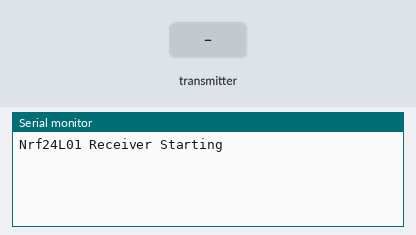
Bench run of a sketch on a simulated Arduino Uno, built with avr-gcc and run on an emulated ATmega328P. On the bench: the last lines printed to the serial monitor. The test bench sets the inputs (shaded band). No radio packets arrive unless stated.

Above: at 2.2 s.
2.3 s: the transmitter starts sending str.0 = 0
At 2.37 s:
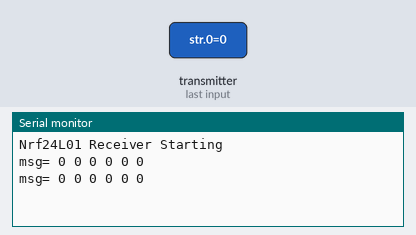
4.2 s: the transmitter starts sending str.1 = 256
At 4.27 s:
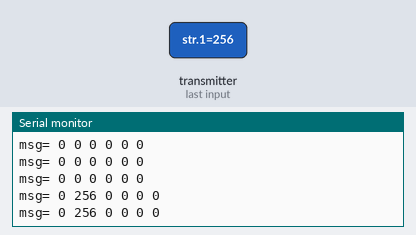
5.7 s: the transmitter starts sending str.2 = 1023
At 5.77 s:
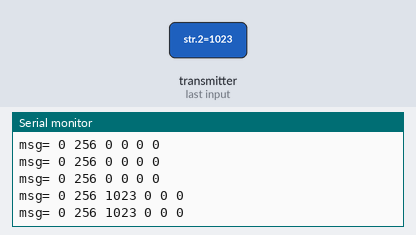
8.7 s: the transmitter starts sending str.3 = 0
11.7 s: the transmitter starts sending str.1 = 512
At 11.71 s:
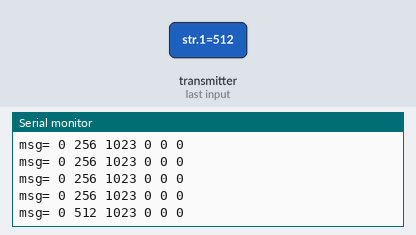
14.7 s: the transmitter starts sending str.4 = 0
Timing chart, 0 to 17.7 s (numbered marks = the images above; inputs shaded):
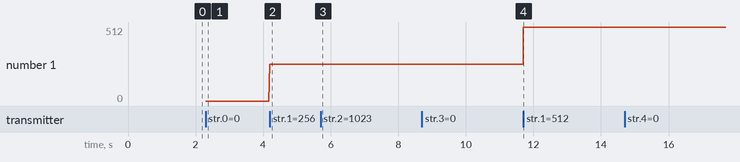

Measured:
- after the input at 2.3 s, the serial monitor: prints a new line at once (image 1)
- after the input at 4.2 s, the serial monitor: prints a new line at once (image 2)
- after the input at 5.7 s, the serial monitor: prints a new line at once (image 3)
- after the input at 11.7 s, the serial monitor: prints a new line at once (image 4)
- plotted number 1: 0 → 256 after the input at 4.2 s, 256 → 512 after the input at 11.7 s

The sketch:

Recieve_001_WorkingBasic.ino
```cpp
/* YourDuinoStarter Example: nRF24L01 Receive Joystick values

 - WHAT IT DOES: Receives data from another transceiver with
   2 Analog values from a Joystick or 2 Potentiometers
   Displays received values on Serial Monitor
 - SEE the comments after "//" on each line below
 - CONNECTIONS: nRF24L01 Modules See:
 http://arduino-info.wikispaces.com/Nrf24L01-2.4GHz-HowTo
   1 - GND
   2 - VCC 3.3V !!! NOT 5V
   3 - CE to Arduino pin 9
   4 - CSN to Arduino pin 10
   5 - SCK to Arduino pin 13
   6 - MOSI to Arduino pin 11
   7 - MISO to Arduino pin 12
   8 - UNUSED

 - V1.00 11/26/13
   Based on examples at http://www.bajdi.com/
   Questions: terry@yourduino.com */

/*-----( Import needed libraries )-----*/
#include <SPI.h>
#include <nRF24L01.h>
#include <RF24.h>
/*-----( Declare Constants and Pin Numbers )-----*/
#define CE_PIN   9
#define CSN_PIN 10

// NOTE: the "LL" at the end of the constant is "LongLong" type
const uint64_t pipe = 0xE8E8F0F0E1LL; // Define the transmit pipe


/*-----( Declare objects )-----*/
RF24 radio(CE_PIN, CSN_PIN); // Create a Radio
/*-----( Declare Variables )-----*/
int str[9];  // 2 element array holding Joystick readings

void setup()   /****** SETUP: RUNS ONCE ******/
{
  Serial.begin(115200);
  delay(1000);
  Serial.println("Nrf24L01 Receiver Starting");
  radio.begin();
  radio.openReadingPipe(1,pipe);
  radio.startListening();;
}//--(end setup )---


void loop()   /****** LOOP: RUNS CONSTANTLY ******/
{
  if ( radio.available() )
  {
    while ( radio.available() )
{
// Dump the payloads until we’ve gotten everything
// Fetch the payload, and see if this was the last one.
//format X, Y, Z, Heading, Switch
  radio.read( str, sizeof(str) );
      //FORMAT: x-y-z-x2-y2-x-z2-lux-temp-GSR

      Serial.print("msg= ");
      Serial.print(str[0]);
      Serial.print(" ");
      Serial.print(str[1]);
      Serial.print(" ");
      Serial.print(str[2]);
      Serial.print(" ");
      Serial.print(str[3]);
      Serial.print(" ");
      Serial.print(str[4]);
      Serial.print(" ");
      Serial.print(str[5]);
      Serial.println("     ");
      }
  }
  else
  {
      //Serial.println("No radio available");
  }

}//--(end main loop )---

/*-----( Declare User-written Functions )-----*/

//NONE
//*********( THE END )***********
```
